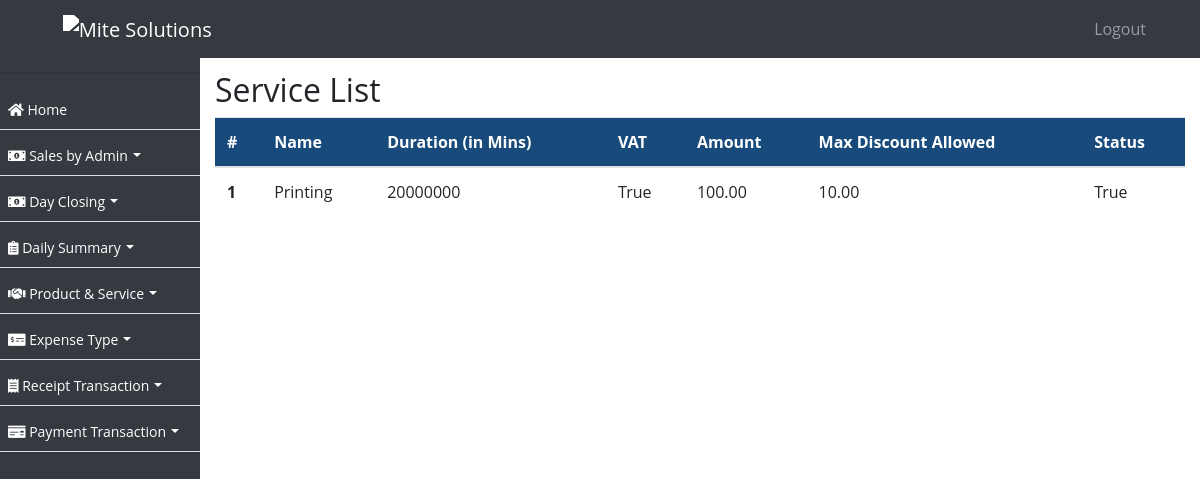
The app's page /service/, older data.
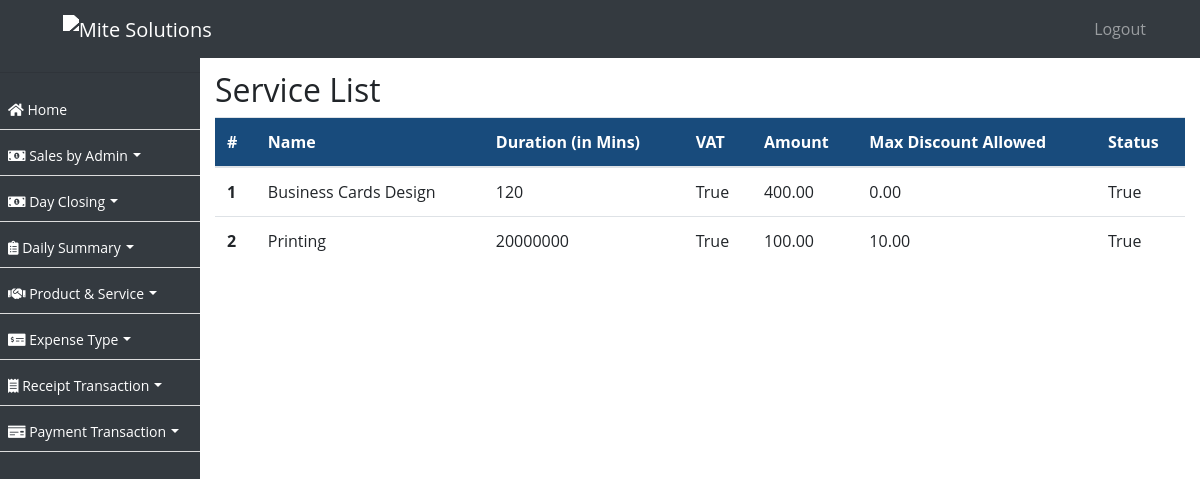
The same page, newer data.
### ezshopapp/models.py (models this page shows, shortened)
class Service(models.Model):
    name = models.CharField(max_length=255)
    duration = models.PositiveIntegerField()
    vat = models.BooleanField(default=False)
    amount = models.DecimalField(max_digits=10, decimal_places=2)
    max_discount_allowed = models.DecimalField(max_digits=10, decimal_places=2)
    status = models.BooleanField(default=True)
    created_on = models.DateTimeField(auto_now_add=True, null=True)

### ezshopapp/views.py (the view)
# urls.py: path('service/', ServiceListView.as_view(), name='service_list'),
class ServiceListView(ListView):
    model = Service
    template_name = 'service_list.html'
    def get_queryset(self):
            return Service.objects.order_by('-created_on')

### ezshopapp/templates/service_list.html (shortened to what this page needs)
{% extends 'base.html' %}
{% block content %}
  <h2>Service List</h2>
  <table class="table">
    <thead>
      <tr>
        <th scope="col">#</th>
        <th scope="col">Name</th>
        <th scope="col">Duration (in Mins)</th>
        <th scope="col">VAT</th>
        <th scope="col">Amount</th>
        <th scope="col">Max Discount Allowed</th>
        <th scope="col">Status</th>
      </tr>
    </thead>
    <tbody>
      {% for service in object_list %}
        <tr>
          <th scope="row">{{ forloop.counter }}</th>
          <td>{{ service.name }}</td>
          <td>{{ service.duration }}</td>
          <td>{{ service.vat }}</td>
          <td>{{ service.amount }}</td>
          <td>{{ service.max_discount_allowed }}</td>
          <td>{{ service.status }}</td>
        </tr>
      {% endfor %}
    </tbody>
  </table>
{% endblock %}

Row changes from the older to the newer data that the page shows:
added Service: name "Business Cards Design", duration "120", vat "True", amount "400.00", max_discount_allowed "0.00", status "True"
